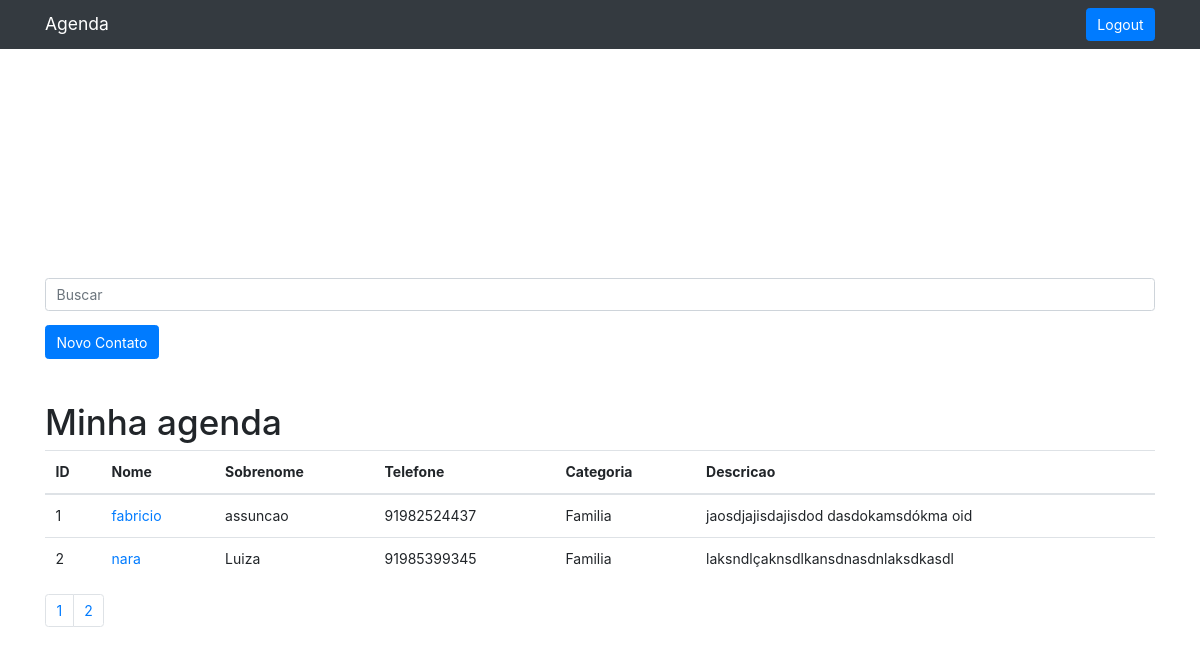
The app's page /contas/dashboard/ (signed in) with its own data.
### contatos/models.py (models this page shows, shortened)
class Contato(models.Model):
    nome = models.CharField(max_length=100)
    sobrenome = models.CharField(max_length=100, blank=True)
    email = models.EmailField(blank=True)
    telefone = models.CharField(max_length=15)
    descricao = models.TextField(blank=True)
    data_criacao = models.DateTimeField(default=timezone.now)
    categoria = models.ForeignKey('Categoria', on_delete=models.DO_NOTHING)
    mostrar = models.BooleanField(default=True)
    foto = models.ImageField(upload_to='fotos/%Y/%m/%d', blank=True)
    usuario = models.ForeignKey(User, on_delete=models.CASCADE)

class Categoria(models.Model):
    nome = models.CharField(max_length=255)
    def __str__(self):
        return self.nome

### contas/views.py (the view)
# urls.py: path('dashboard/', views.dashboard, name='dashboard'),
@login_required(redirect_field_name='login', login_url='/login/')
def dashboard(request):
    contatos = Contato.objects.filter(usuario=request.user, mostrar=True)
    paginator = Paginator(contatos, 2)
    page = request.GET.get('p')
    contatos = paginator.get_page(page)
    return render(request, 'contas/dashboard.html', {'contatos': contatos})

### contas/templates/contas/dashboard.html (shortened to what this page needs)
{% extends 'base.html'%}
{% block conteudo %}
<br>
<form method="get" action="{% url 'busca' %}">
  <div class="form-group row">
    <div class="col-12">
      <input type="search" class="form-control" id="search-input" value="{{ request.GET.termo }}" name="termo" placeholder="Buscar">
        </div>
  </div>
</form>
<div  class="mb-3">
    <a href="{% url 'novo_contato' %}" class="btn btn-primary">Novo Contato</a>
</div>
<h1 class="mt-5">Minha agenda</h1>
        <table class="table">
          <thead>
            <tr>
              <th> ID </th>
              <th>Nome</th>
              <th>Sobrenome</th>
              <th>Telefone</th>
              <th>Categoria</th>
              <th>Descricao</th>
            </tr>
          </thead>
          <tbody>
          {% for contato in contatos %}
            <tr>
              <td> {{ contato.id }}</td>
              <td>
                <a href="{% url 'ver_contato' contato.id %}"> {{ contato.nome }}</a>
              </td>
                <td>{{ contato.sobrenome }}</td>
                <td>{{ contato.telefone }}</td>
                <td>{{ contato.categoria}}</td>
                <td> {{ contato.descricao }}</td>
            </tr>
           {% endfor %}
          </tbody>
        </table>
<nav aria-label="Page navigation example">
  <ul class="pagination">
    {% for pagina in contatos.paginator.page_range %}
      {% if contatos.paginator.number == pagina %}
      <li class="page-item active"><a class="page-link" href="?p={{ pagina }}"> {{ pagina }}</a>
      </li>
      {% else %}
      <li class="page-item"><a class="page-link" href="?p={{ pagina }}"> {{ pagina }}</a>
        </li>
      {% endif %}
    {% endfor %}
  </ul>
</nav>
{%endblock%}

### templates/base.html (shortened to what this page needs)
<!DOCTYPE html>
{% load static %}
<html lang="pt">
<head>
  {% include 'parciais/_head.html' %}
</head>
<body>
  {% include 'parciais/_nav.html' %}
<main class="main-fbc">
  <div class="container">
    <div class="row">
      <div class="col-lg-12">
      {%block conteudo%} {%endblock%}
      </div>
    </div>
  </div>
</main>
</body>
</html>

### templates/parciais/_head.html (shortened to what this page needs)
{% load static %}
 <link href="{% static 'css/style.css'%}" rel="stylesheet">
  <link href="{% static 'vendor/bootstrap/css/bootstrap.min.css'%}" rel="stylesheet">

### templates/parciais/_nav.html
{% load static %}
<nav class="navbar navbar-expand-lg navbar-dark bg-dark static-top">
    <div class="container">
        {% if request.user.is_authenticated %}
          <a class="navbar-brand" href="{% url 'dashboard' %}">Agenda</a>
            <a href="{% url 'logout' %}" class="btn btn-primary">Logout</a>
        {% else %}
            <a class="navbar-brand" href="{% url 'login' %}">Agenda</a>
        {% endif %}
    </div>
  </nav>

### templates/static/css/style.css (style rules this page uses)
html, body { margin: 0; padding: 0; height: 100%; width: 100%; font-family: 'Open Sans', sans-serif; font-size: 14px; color: #333; background-color: #fff; }
.main-fbc { display: flex; flex-direction: column; align-items: center; justify-content: center; width: 100%; height: 100%; }

### records on screen
Contato: id "1", nome "fabricio", sobrenome "assuncao", telefone "91982524437", categoria "Familia", descricao "jaosdjajisdajisdod dasdokamsdókma oid"
Contato: id "2", nome "nara", sobrenome "Luiza", telefone "91985399345", categoria "Familia", descricao "laksndlçaknsdlkansdnasdnlaksdkasdl"

### other values on screen
{{ pagina }} "1" "2"
